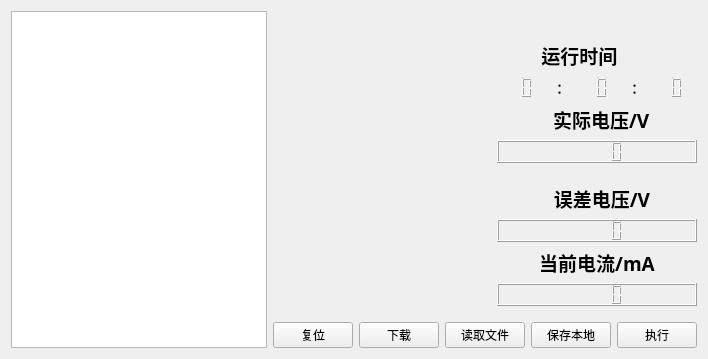
      <widget class="QWidget" name="tab">
       <attribute name="title">
        <string>Tab 1</string>
       </attribute>
       <layout class="QGridLayout" name="gridLayout_10">
        <item row="2" column="1" colspan="2">
         <layout class="QHBoxLayout" name="horizontalLayout">
          <item>
           <widget class="QPushButton" name="clear">
            <property name="text">
             <string>复位</string>
            </property>
           </widget>
          </item>
          <item>
           <widget class="QPushButton" name="download">
            <property name="text">
             <string>下载</string>
            </property>
           </widget>
          </item>
          <item>
           <widget class="QPushButton" name="load">
            <property name="text">
             <string>读取文件</string>
            </property>
           </widget>
          </item>
          <item>
           <widget class="QPushButton" name="save">
            <property name="text">
             <string>保存本地</string>
            </property>
           </widget>
          </item>
          <item>
           <widget class="QPushButton" name="excute">
            <property name="text">
             <string>执行</string>
            </property>
           </widget>
          </item>
         </layout>
        </item>
        <item row="0" column="2">
         <layout class="QGridLayout" name="gridLayout_2">
          <item row="0" column="0">
           <spacer name="verticalSpacer_2">
            <property name="orientation">
             <enum>Qt::Vertical</enum>
            </property>
            <property name="sizeType">
             <enum>QSizePolicy::Fixed</enum>
            </property>
            <property name="sizeHint" stdset="0">
             <size>
              <width>50</width>
              <height>30</height>
             </size>
            </property>
           </spacer>
          </item>
          <item row="2" column="0">
           <widget class="QLCDNumber" name="lcdNumber">
            <property name="font">
             <font>
              <family>3ds</family>
              <pointsize>11</pointsize>
              <weight>50</weight>
              <bold>false</bold>
             </font>
            </property>
            <property name="frameShape">
             <enum>QFrame::NoFrame</enum>
            </property>
            <property name="digitCount">
             <number>2</number>
            </property>
           </widget>
          </item>
          <item row="2" column="1">
           <widget class="QLabel" name="label_2">
            <property name="font">
             <font>
              <family>3ds</family>
              <pointsize>10</pointsize>
              <weight>75</weight>
              <bold>true</bold>
             </font>
            </property>
            <property name="text">
             <string>：</string>
            </property>
           </widget>
          </item>
          <item row="2" column="2">
           <widget class="QLCDNumber" name="lcdNumber_2">
            <property name="font">
             <font>
              <family>3ds</family>
              <pointsize>11</pointsize>
              <weight>50</weight>
              <bold>false</bold>
             </font>
            </property>
            <property name="frameShape">
             <enum>QFrame::NoFrame</enum>
            </property>
            <property name="digitCount">
             <number>2</number>
            </property>
           </widget>
          </item>
          <item row="2" column="3">
           <widget class="QLabel" name="label_3">
            <property name="font">
             <font>
              <family>3ds</family>
              <pointsize>10</pointsize>
              <weight>75</weight>
              <bold>true</bold>
             </font>
            </property>
            <property name="text">
             <string>：</string>
            </property>
           </widget>
          </item>
          <item row="2" column="4">
           <widget class="QLCDNumber" name="lcdNumber_3">
            <property name="font">
             <font>
              <family>3ds</family>
              <pointsize>11</pointsize>
              <weight>50</weight>
              <bold>false</bold>
             </font>
            </property>
            <property name="frameShape">
             <enum>QFrame::NoFrame</enum>
            </property>
            <property name="digitCount">
             <number>2</number>
            </property>
           </widget>
          </item>
          <item row="3" column="1" colspan="4">
           <widget class="QLabel" name="label_16">
            <property name="font">
             <font>
              <family>3ds</family>
              <pointsize>14</pointsize>
              <weight>75</weight>
              <bold>true</bold>
             </font>
            </property>
            <property name="text">
             <string>实际电压/V</string>
            </property>
            <property name="alignment">
             <set>Qt::AlignLeading|Qt::AlignLeft|Qt::AlignVCenter</set>
            </property>
           </widget>
          </item>
          <item row="4" column="0" colspan="5">
           <widget class="QLCDNumber" name="lcdNumber_18"/>
          </item>
          <item row="1" column="0" colspan="5">
           <widget class="QLabel" name="label">
            <property name="font">
             <font>
              <family>3ds</family>
              <pointsize>14</pointsize>
              <weight>75</weight>
              <bold>true</bold>
             </font>
            </property>
            <property name="text">
             <string>         运行时间</string>
            </property>
           </widget>
          </item>
          <item row="0" column="2">
           <spacer name="verticalSpacer_11">
            <property name="orientation">
             <enum>Qt::Vertical</enum>
            </property>
            <property name="sizeType">
             <enum>QSizePolicy::Fixed</enum>
            </property>
            <property name="sizeHint" stdset="0">
             <size>
              <width>50</width>
              <height>30</height>
             </size>
            </property>
           </spacer>
          </item>
          <item row="0" column="4">
           <spacer name="verticalSpacer_12">
            <property name="orientation">
             <enum>Qt::Vertical</enum>
            </property>
            <property name="sizeType">
             <enum>QSizePolicy::Fixed</enum>
            </property>
            <property name="sizeHint" stdset="0">
             <size>
              <width>50</width>
              <height>30</height>
             </size>
            </property>
           </spacer>
          </item>
         </layout>
        </item>
        <item row="1" column="2">
         <layout class="QGridLayout" name="gridLayout_4">
          <item row="3" column="0">
           <widget class="QLabel" name="label_26">
            <property name="font">
             <font>
              <family>3ds</family>
              <pointsize>14</pointsize>
              <weight>75</weight>
              <bold>true</bold>
             </font>
            </property>
            <property name="text">
             <string>当前电流/mA</string>
            </property>
            <property name="alignment">
             <set>Qt::AlignCenter</set>
            </property>
           </widget>
          </item>
          <item row="2" column="0">
           <widget class="QLCDNumber" name="lcdNumber_19"/>
          </item>
          <item row="1" column="0">
           <widget class="QLabel" name="label_17">
            <property name="font">
             <font>
              <family>3ds</family>
              <pointsize>14</pointsize>
              <weight>75</weight>
              <bold>true</bold>
             </font>
            </property>
            <property name="text">
             <string>  误差电压/V</string>
            </property>
            <property name="alignment">
             <set>Qt::AlignCenter</set>
            </property>
           </widget>
          </item>
          <item row="0" column="0">
           <spacer name="verticalSpacer_3">
            <property name="orientation">
             <enum>Qt::Vertical</enum>
            </property>
            <property name="sizeType">
             <enum>QSizePolicy::Fixed</enum>
            </property>
            <property name="sizeHint" stdset="0">
             <size>
              <width>20</width>
              <height>15</height>
             </size>
            </property>
           </spacer>
          </item>
          <item row="4" column="0">
           <widget class="QLCDNumber" name="lcdNumber_16"/>
          </item>
          <item row="5" column="0">
           <spacer name="verticalSpacer">
            <property name="orientation">
             <enum>Qt::Vertical</enum>
            </property>
            <property name="sizeType">
             <enum>QSizePolicy::Fixed</enum>
            </property>
            <property name="sizeHint" stdset="0">
             <size>
              <width>20</width>
              <height>10</height>
             </size>
            </property>
           </spacer>
          </item>
         </layout>
        </item>
        <item row="0" column="0" rowspan="3">
         <widget class="QTableView" name="tableView">
          <property name="sizePolicy">
           <sizepolicy hsizetype="Preferred" vsizetype="Expanding">
            <horstretch>0</horstretch>
            <verstretch>0</verstretch>
           </sizepolicy>
          </property>
         </widget>
        </item>
        <item row="1" column="1">
         <widget class="QWidget" name="widget_2" native="true">
          <property name="sizePolicy">
           <sizepolicy hsizetype="Preferred" vsizetype="Preferred">
            <horstretch>0</horstretch>
            <verstretch>0</verstretch>
           </sizepolicy>
          </property>
          <property name="font">
           <font>
            <family>宋体</family>
            <pointsize>9</pointsize>
            <weight>50</weight>
            <bold>false</bold>
           </font>
          </property>
          <layout class="QHBoxLayout" name="horizontalLayout_2">
           <property name="leftMargin">
            <number>4</number>
           </property>
           <item>
            <widget class="QwtPlot" name="error_plot">
             <property name="sizePolicy">
              <sizepolicy hsizetype="Expanding" vsizetype="Preferred">
               <horstretch>0</horstretch>
               <verstretch>0</verstretch>
              </sizepolicy>
             </property>
            </widget>
           </item>
          </layout>
         </widget>
        </item>
        <item row="0" column="1">
         <widget class="QWidget" name="widget" native="true">
          <property name="sizePolicy">
           <sizepolicy hsizetype="Preferred" vsizetype="Preferred">
            <horstretch>0</horstretch>
            <verstretch>0</verstretch>
           </sizepolicy>
          </property>
          <property name="font">
           <font>
            <family>宋体</family>
            <pointsize>9</pointsize>
            <weight>50</weight>
            <bold>false</bold>
            <kerning>true</kerning>
           </font>
          </property>
          <layout class="QGridLayout" name="gridLayout_3">
           <property name="leftMargin">
            <number>16</number>
           </property>
           <item row="0" column="0">
            <widget class="QwtPlot" name="data_plot">
             <property name="sizePolicy">
              <sizepolicy hsizetype="Expanding" vsizetype="Preferred">
               <horstretch>0</horstretch>
               <verstretch>0</verstretch>
              </sizepolicy>
             </property>
            </widget>
           </item>
          </layout>
         </widget>
        </item>
       </layout>
      </widget>
